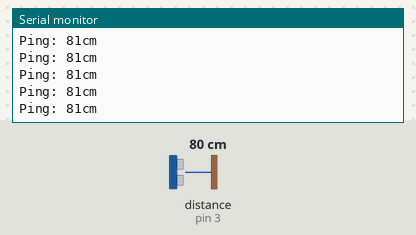
A sketch run on a simulated Arduino Uno, built with avr-gcc and run on an emulated ATmega328P. Parts: the last lines printed to the serial monitor. The test bench sets the inputs (shaded band); at power-on: distance to the obstacle (sensor on pin 3) 80 cm. The echo pulse lasts 58.3 µs per cm.

Above: at 1.2 s.
1.3 s: distance to the obstacle (sensor on pin 3) set to 2 cm
At 2.3 s:
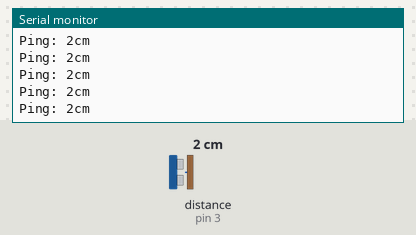
4.3 s: distance to the obstacle (sensor on pin 3) set to 4 cm
At 5.0 s:
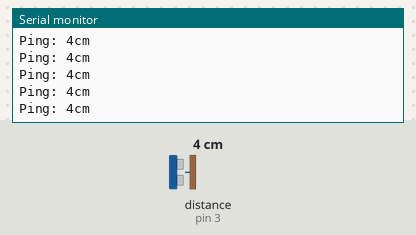
Timing chart, 0 to 5.5 s (numbered marks = the images above; inputs shaded):
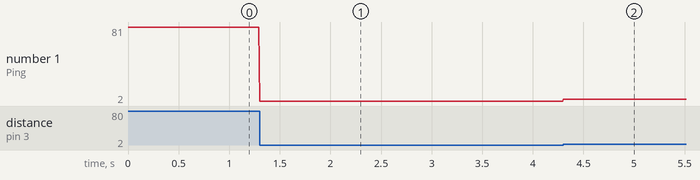

The sketch:

Ultrasonic_Code.ino
```cpp
#include <NewPing.h>

//Define Ultrasonic pin
#define trigPin 2
#define echoPin 3
#define stop_distance 200

NewPing sonar(trigPin, echoPin, stop_distance);

int distance;
long duration;

void setup(){
  Serial.begin(115200); // Initialize serial with 9600bps

  //Declare Ultrasonic state
  pinMode(trigPin, OUTPUT);
  pinMode(echoPin, INPUT);
}

void loop(){
detectobject();
}


void detectobject()
{
 Serial.print("Ping: ");
 distance = sonar.ping_cm();
 Serial.print(sonar.ping_cm());
 Serial.println("cm");


}
```

Measured:
- after the input at 1.3 s, the serial monitor: prints a new line at once (image 1)
- after the input at 4.3 s, the serial monitor: prints a new line at once (image 2)
- plotted number 1: 81 → 4 after the input at 1.3 s
